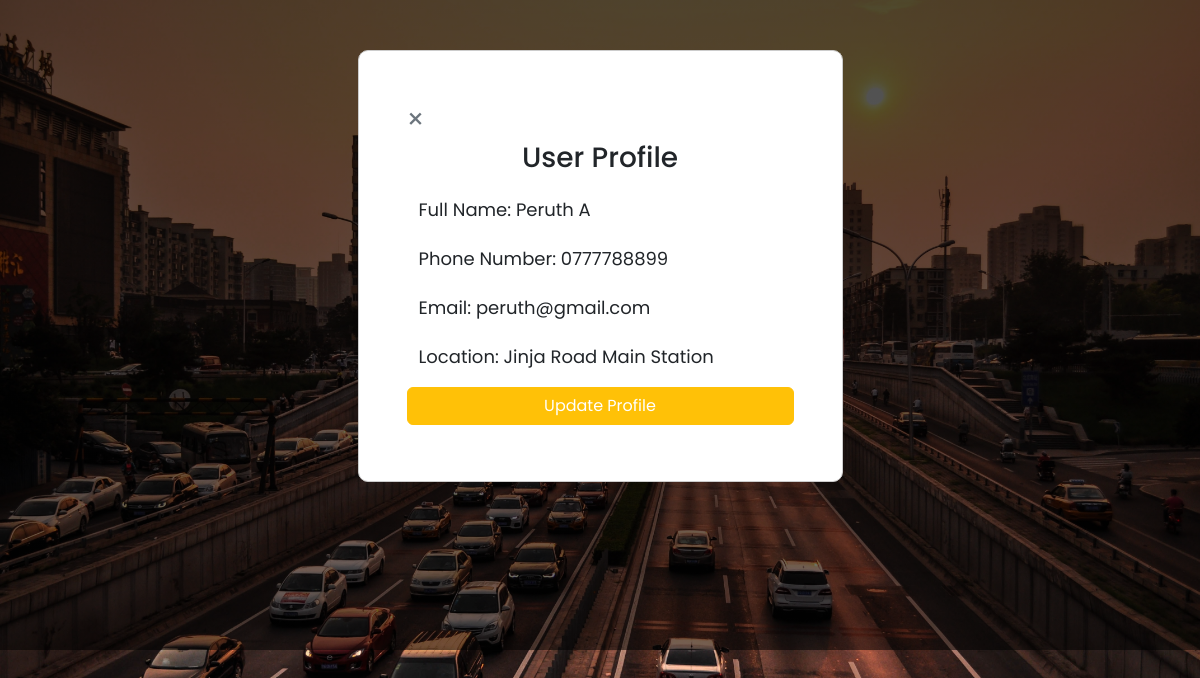
The page /dashboard/profile.php (signed in) on the database its author committed.
### tables this page shows
CREATE TABLE `users` (
  `userid` int(11) NOT NULL,
  `fullname` varchar(200) NOT NULL,
  `phone` varchar(200) NOT NULL,
  `email` varchar(200) NOT NULL,
  `location` varchar(200) NOT NULL,
  `password` varchar(200) NOT NULL,
  `token` varchar(200) NOT NULL,
  `role` varchar(100) NOT NULL,
  `date_registered` varchar(100) NOT NULL
);

### dashboard/profile.php (the view, shortened to what this page needs)
<?php
include '../root/config.php';
$email   = $_SESSION['email'];
$stmt = $dbh->prepare("SELECT * FROM users WHERE email= :email");
$stmt->bindParam(':email', $email);
$stmt->execute();
$user = $stmt->fetch(PDO::FETCH_ASSOC);
?>
<!DOCTYPE html>
<html lang="en">
<head>
    <link href="https://cdn.jsdelivr.net/npm/bootstrap@5.2.3/dist/css/bootstrap.min.css" rel="stylesheet"
>
    <link rel="stylesheet" href="../src/style.css">
</head>
<body>
    <div class="overlay">
        <div class="container">
            <div class="row m-6 no-gutters">
                <div class="col-md-5 bg-white p-5" style="border-radius: 10px; border: 1px solid #ccc; display:block; margin:0 auto;">
                    <a href="javascript:history.back('dashboard')" class="text-secondary fs-3" style="text-decoration:none;"><span aria-hidden="true" >&times;</span></a>
                    <h3>User Profile</h3>
                    <div class="modal-content">
                        <form action="" method="post" enctype="multipart/form-data" class="form-style">
                            <div class="modal-body">
                                <div class="row">
                                    <div class="col-lg-12">
                                        <div class="form-group">
                                            <input class="form-control" readonly name="fullname" value="Full Name: <?php echo $user['fullname']; ?>" type="text" required />
                                        </div>
                                    </div>
                                    <div class="col-lg-12">
                                        <div class="form-group">
                                            <input class="form-control" readonly name="phone" maxlength="10" value="Phone Number: <?php echo $user['phone']; ?>" type="text" required />
                                        </div>
                                    </div>
                                    <div class="col-lg-12">
                                        <div class="form-group">
                                            <input class="form-control" readonly name="email" value="Email: <?php echo $user['email']; ?>" type="email" required />
                                        </div>
                                    </div>
                                    <div class="col-lg-12">
                                        <div class="form-group">
                                            <input class="form-control" readonly name="location" value="Location: <?php echo $user['location']; ?>" type="text" />
                                        </div>
                                    </div>
                                </div>
                                <div class="pb-2">
                                    <a class="btn btn-warning w-100 font-weight-bold mt-2" href="update_profile.php" style="text-decoration:none; color:white;margin-right:45px">Update Profile</a>
                                </div>
                            </div>
                        </form>
                    </div>
                </div>
            </div>
        </div>
    </div>
</body>
</html>

### src/style.css (style rules this page uses)
* { margin: 0; padding: 0; box-sizing: border-box; }
.overlay { width: 100%; height: 650px; background: linear-gradient(0deg, rgba(0, 0, 0, 0.54), rgba(0, 0, 0, 0.69)), url(/images/pexels-pixabay-210182.jpg); background-repeat: no-repeat; background-size: cover; }
.container { padding: 50px 0 0; border-radius: 10px; }
.form-style input { border: 0; height: 45px; border-radius: 0; border-bottom: 1px solid gray; }
:root { --primary-font-family: "Poppins", sans-serif; --light-white: #f5f8fa; --gray: #5e6278; --gray-1: #e3e3e3; }
body { font-family: var(--primary-font-family); font-size: 14px; }

### dashboard/profile.php (style rules this page uses)
body { background-image: url('../images/pexels-pixabay-210182.jpg'); background-size: cover; background-repeat: no-repeat; }
h3 { text-align:center; }
.form-group input { cursor: default; margin-top:4px; font-size: 18px; display: inline; border:none; }

### rows shown on the page
users: fullname "Full Name: Peruth A", phone "Phone Number: 0777788899", email "Email: peruth@gmail.com", location "Location: Jinja Road Main Station"
